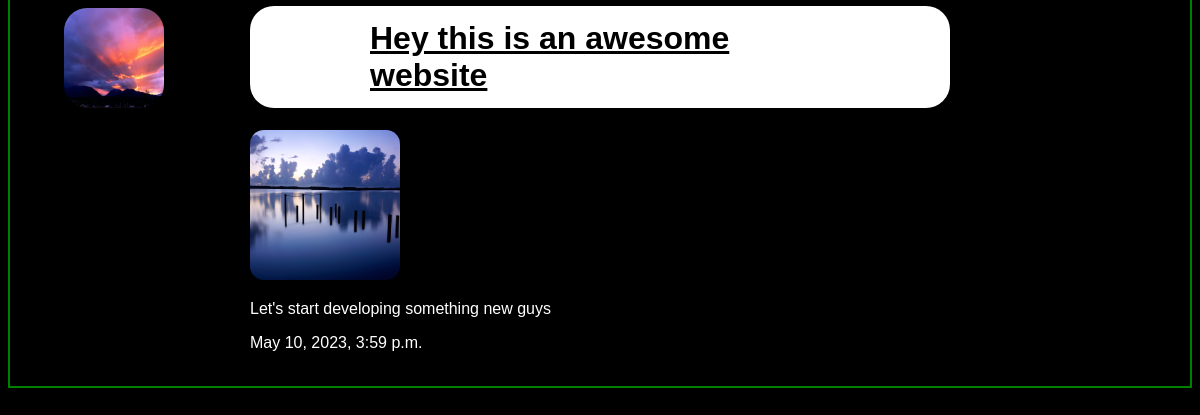
Page /articles/awesomeness/ on the committed database.
### articles/models.py (models this page shows, shortened)
class Article(models.Model):
    title = models.CharField(max_length=100)
    slug = models.SlugField()
    body = models.TextField()
    date = models.DateTimeField(auto_now_add=True)
    thumb = models.ImageField(default='default.jpg',blank=True)
    author = models.ForeignKey(User, default=None, on_delete=models.CASCADE)

### articles/views.py (the view)
# urls.py: path('<slug>/',views.articles_detail,name='detail'),
def articles_detail(request, slug):
    article = Article.objects.get(slug=slug)
    return render(request,'articles/articles_detail.html',{'article':article})

### articles/templates/articles/articles_detail.html
{% extends 'base_layout.html'%}
{% block content%}
   <div class="detail">
     <h1>{{article.title}}</h1>
     <img src="{{article.thumb.url}}"  width="150px" height="150px" style="border-radius: 14px;">
     <p>{{article.body}}</p>
     <p>{{article.date}}</p>
   </div>
{% endblock%}

### static/styles.css (style rules this page uses)
body { background-color: black; }
.detail { color:white; position:relative; top:-147px; box-sizing:border-box; padding:18px 240px; font-family:arial; max-width:100%; margin:0 auto; border:2px solid green; }
.detail h1 { text-decoration:underline; color:black; background:white; padding:14px 120px; display:inline-block; max-width:100%; border-radius:24px; }

### rows in the picture
Article: title "Hey this is an awesome website", thumb (picture), body "Let's start developing something new guys", date "May 10, 2023, 3:59 p.m."
